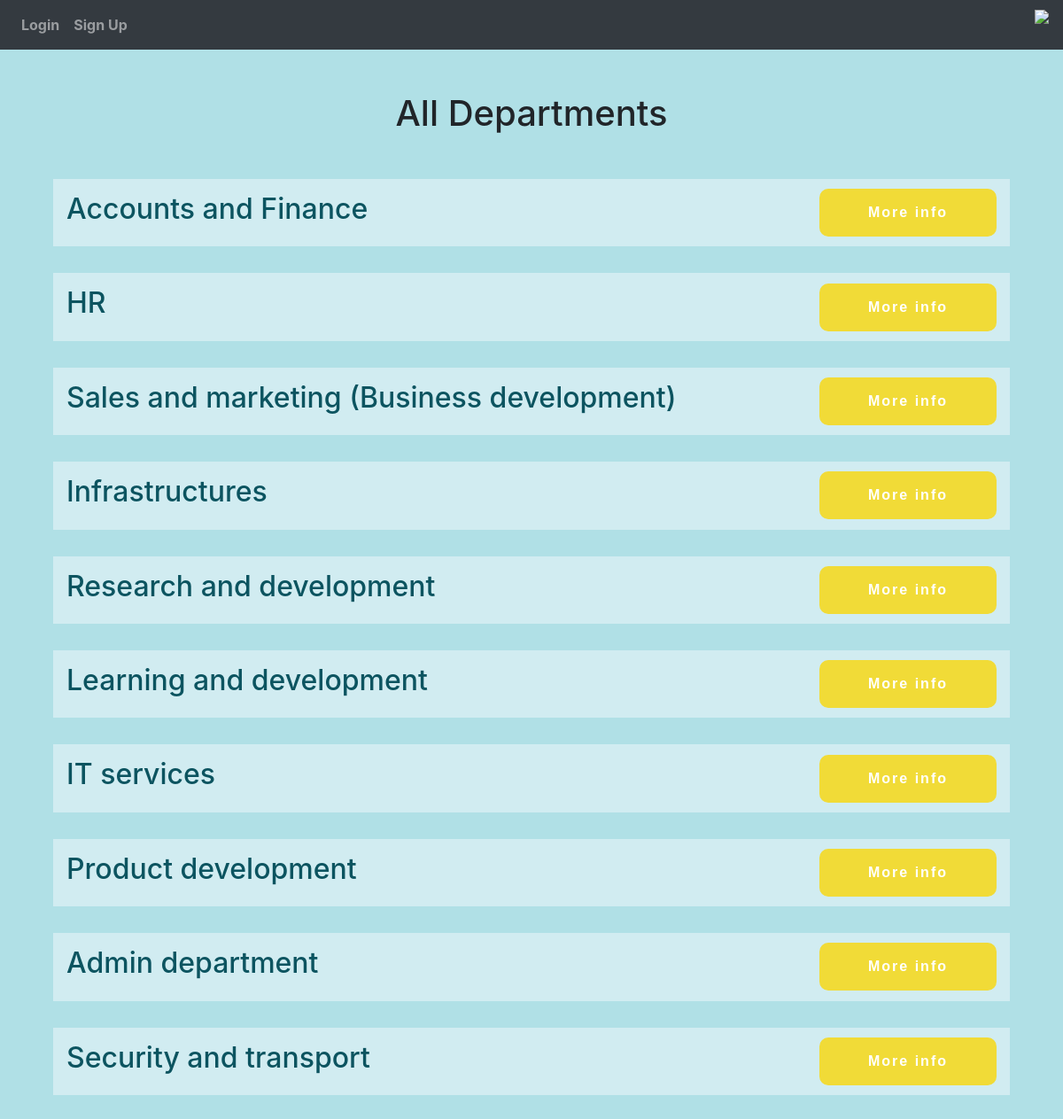
The page /departments on the database its author committed.
### website/models.py (models this page shows)
class Department(db.Model):
    id = db.Column(db.Integer, primary_key=True)
    name = db.Column(db.String(50), unique=False, nullable=False)
    def __repr__(self):
        return self.name

### website/views.py (the view)
@login_required
@views.route('/departments', methods = {'POST', 'GET'})
def departments():
    departments = Department.query.order_by(Department.id).all()
    return render_template("departments.html", user=current_user, departments=departments)

### website/templates/departments.html (shortened to what this page needs)
{% extends "base.html" %}
{% block content%}
<div style="position: relative;"  class="container mt-5" >
    <h1 style="margin-bottom: 50px;" align="center">All Departments </h1>
    {%if departments | length >0%}
        {% for department in departments %}
         <div class="alert-info" style="position: relative; align-items: center; justify-content: space-between;  padding: 15px; display: flex; margin-bottom: 30px;">
             <h2 style="display: block;">{{department}}</h2>
             <a style="position: absolute; right: 15px; display: block;" href="/departments/{{department}}"  class="glow-button" >More info</a>
         </div>
        {% endfor %}
    {%else%}
    <p>No one department yet</p>
    {%endif%}
</div>
{% endblock %}

### website/templates/base.html (style rules this page uses)
body { background: #b0e0e6; }
.glow-button { text-decoration: none; display: block; width: 200px; padding: 15px 30px; margin: 10px auto; border-radius: 10px; box-shadow: 0 0 40px 40px #f1db37 inset, 0 0 0 0 #f1bf37; font-family: 'Montserrat', sans-serif; font-weight: bold; letter-spacing: 2px; color: white; transition: .15s ease-in-out; text-align: center; border: none; }

### rows shown on the page
Department: name "Accounts and Finance"
Department: name "HR"
Department: name "Sales and marketing (Business development)"
Department: name "Infrastructures"
Department: name "Research and development"
Department: name "Learning and development"
Department: name "IT services"
Department: name "Product development"
Department: name "Admin department"
Department: name "Security and transport"
